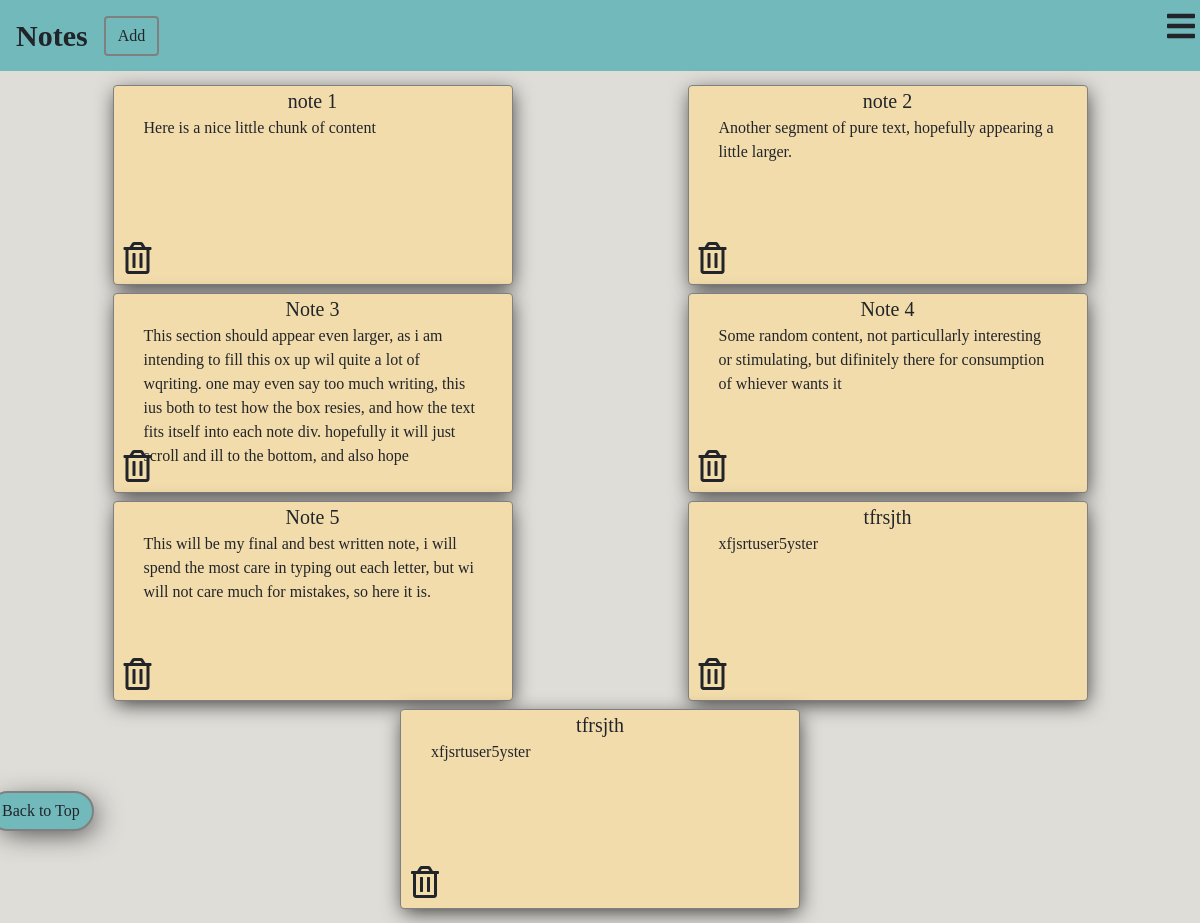
The app's page /notes/ with its own data.
### notebook/models.py (models this page shows, shortened)
class Note(models.Model):
    title = models.CharField(max_length=40)
    content = models.CharField(max_length=300)

### notebook/views.py (the view)
# urls.py: path('notes/', include("notebook.urls")),
def notes(request):
    if request.method == "POST":
        content = request.POST.get('content')
        title = request.POST.get('title')
        Note.objects.create(title=title, content=content)
    return render(request, "notebook/notes.html", {
        "notes": Note.objects.all()
    })

### notebook/templates/notebook/notes.html (shortened to what this page needs)
{% extends "notebook/layout.html" %}
    {% block body %}
        {% for note in notes %}
            <div class="col-sm-12 col-md-12 col-lg-2 mx-auto my-1 rounded note" style="min-height: 200px; min-width: 400px; background-color: #F2DCAC; border: 1px solid gray;">
                <div class="row" style="justify-content: center; font-size: 20; font-weight: light;">{{ note.title }}</div>
                <div class="col-12">{{ note.content }}</div>
                <i class="far fa-trash-alt fa-2x del"></i>
            </div>
        {% endfor %}
    {% endblock %}

### notebook/templates/notebook/layout.html (shortened to what this page needs)
{% load static %}
<head>
    <link rel="stylesheet" href="https://stackpath.bootstrapcdn.com/bootstrap/4.3.1/css/bootstrap.min.css">
    <link rel="stylesheet" type="text/css" href="{% static 'styles/style.css'%}">
    <link rel="stylesheet" href="https://cdnjs.cloudflare.com/ajax/libs/font-awesome/5.15.2/css/all.min.css">
</head>
<body class="container-fluid" style="background-color: #DFDDD8; font-family: Verdana, Geneva, Tahoma;">
    <div class="row" style="background-color: #72B9BC;">
    <div class="navbar" style="background-color: #72B9BC; justify-content: left;">
        <a class="navbar-brand" style="font-size: 30; font-weight: bolder;"> Notes </a>
        <div class="form-inline">
            <a class="btn rounded" id="add_btn">Add</a>
        </div>
    </div>
    <a class="fas fa-bars fa-2x" style="position: absolute; right: 5; margin-top: 10px;"></a>
    </div>
    <div class="container-fluid" style="padding: 10px;">
        <div class="row mx-auto ">
            {% block body %}
            {% endblock %}
        </div>
        <a class="btn rounded-pill" id="top_btn" style="box-shadow: 6px 6px 29px -6px rgba(0,0,0,.80); position: fixed; left:-1%; bottom: 10%; background-color: #72B9BC;">
            Back to Top
        </a>
    </div>
</body>

### notebook/static/styles/style.css (style rules this page uses)
.note { transition: 1s ease; box-shadow: 1px 5px 20px -2px rgba(0,0,0, .75); text-overflow: clip; }
.del { position: absolute !important; bottom: 10px !important; left: 10px !important; }
.btn { background-color: #72B9BC; border: 2px solid gray !important; }

### records on screen
Note: title "note 1", content "Here is a nice little chunk of content"
Note: title "note 2", content "Another segment of pure text, hopefully appearing a little larger."
Note: title "Note 3", content "This section should appear even larger, as i am intending to fill this ox up wil quite a lot of wqriting. one may even say too much writing, this ius both to test how the box resies, and how the text fits itself into each note div. hopefully it will just scroll and ill to the bottom, and also hope"
Note: title "Note 4", content "Some random content, not particullarly interesting or stimulating, but difinitely there for consumption of whiever wants it"
Note: title "Note 5", content "This will be my final and best written note, i will spend the most care in typing out each letter, but wi will not care much for mistakes, so here it is."
Note: title "tfrsjth", content "xfjsrtuser5yster"
Note: title "tfrsjth", content "xfjsrtuser5yster"
